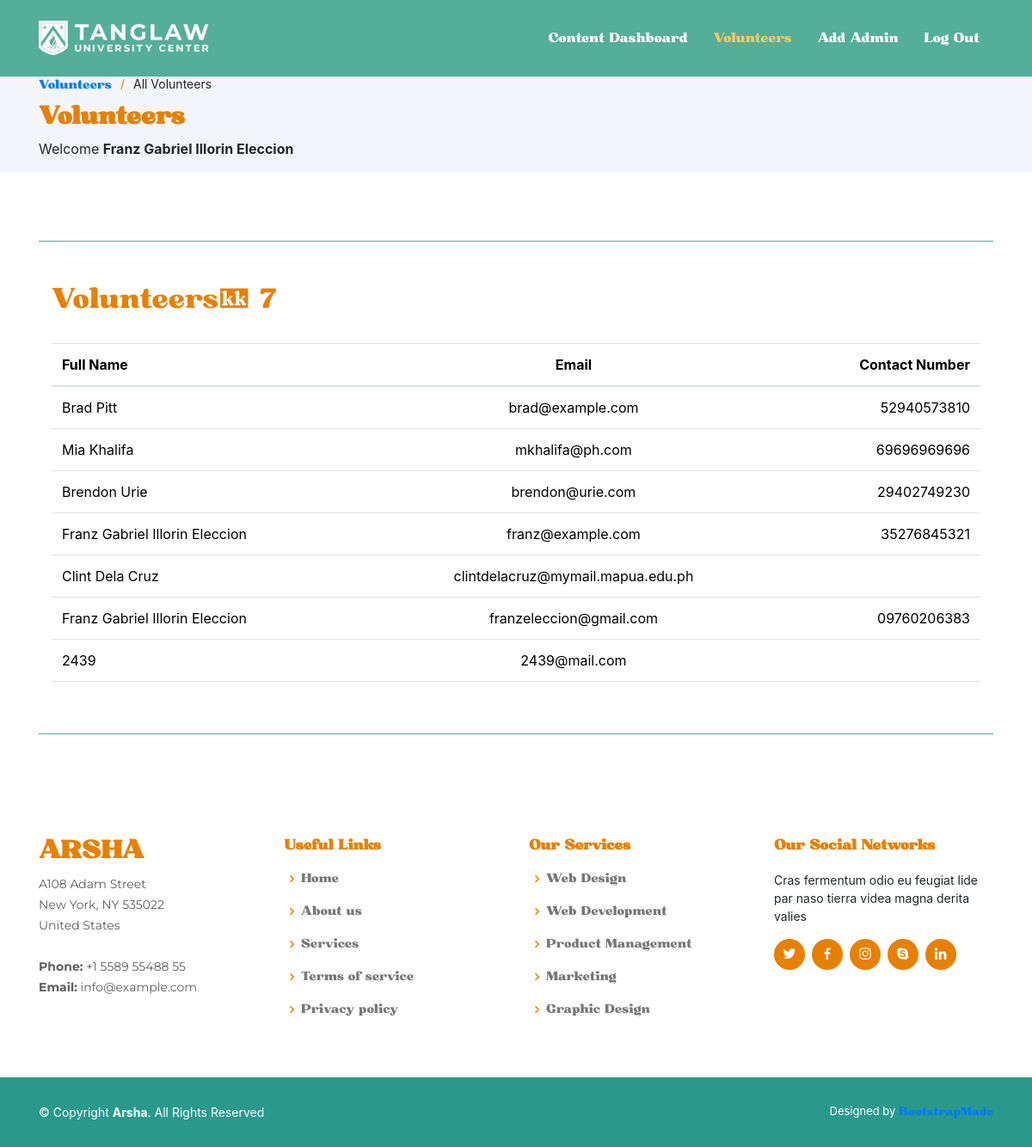
Screenshot of /admin/event-volunteers.php?id=0 (signed in) with the database file from the repository.
### tables this page shows
CREATE TABLE `volunteers` (
  `volunteer_id` int(11) NOT NULL,
  `full_name` varchar(128) NOT NULL,
  `email` varchar(255) NOT NULL,
  `username` varchar(128) NOT NULL,
  `password` varchar(255) NOT NULL,
  `contact` varchar(11) DEFAULT NULL
);

### admin/event-volunteers.php (the view, shortened to what this page needs)
<?php
    if (!isset($_SESSION["admin"])) {
        header("Location: ../authentication/adminLogin.php");
    }  else {
        $admin = $_SESSION["admin"];
        $admin_fullname = $admin["admin_fullname"];
    }
?>
<!DOCTYPE html>
<html lang="en">
<head>
  <link href="../assets/vendor/aos/aos.css" rel="stylesheet">
  <link href="../assets/vendor/bootstrap/css/bootstrap.min.css" rel="stylesheet">
  <link href="../assets/vendor/bootstrap-icons/bootstrap-icons.css" rel="stylesheet">
  <link href="../assets/vendor/boxicons/css/boxicons.min.css" rel="stylesheet">
  <link href="../assets/vendor/glightbox/css/glightbox.min.css" rel="stylesheet">
  <link href="../assets/vendor/remixicon/remixicon.css" rel="stylesheet">
  <link href="../assets/vendor/swiper/swiper-bundle.min.css" rel="stylesheet">
  <link rel="stylesheet" href="https://stackpath.bootstrapcdn.com/bootstrap/4.5.2/css/bootstrap.min.css">
  <link href="../assets/css/style.css" rel="stylesheet">
  <link href="../assets/css/font.css" rel="stylesheet">
  <link rel="stylesheet" href="https://stackpath.bootstrapcdn.com/bootstrap/4.5.2/css/bootstrap.min.css">
</head>
<?php
    require_once("../db-connector.php");
    $event_id = $_GET['id'];
    $event_name = $_GET['event'];
?>
<body>
  <header id="header" class="fixed-top header-inner-pages">
    <div class="container d-flex align-items-center">
    <a href="adminHome.php" class="logo me-auto"><img src="../assets/img/logo.png" alt="" class="img-fluid"></a>
      <nav id="navbar" class="navbar">
        <ul>
            <li><a class="nav-link scrollto" href="adminHome.php">Content Dashboard</a></li>
            <li><a class="nav-link scrollto active" href="userDashboard.php">Volunteers</a></li>
            <li><a class="nav-link scrollto" href="addAdmin.php">Add Admin</a></li>
            <li><a class="nav-link scrollto" href="../authentication/logout.php">Log Out</a></li>
        </ul>
      </nav>
    </div>
  </header>
  <main id="main">
    <section id="breadcrumbs" class="breadcrumbs">
      <div class="container">
      <ol>
        <li><a href="userDashboard.php">Volunteers</a></li>
        <li>All Volunteers</li>
      </ol>
        <h2 class="header-text-2">Volunteers</h2>
        <?php
            echo "Welcome <b>".$admin_fullname."</b>";
        ?>
      </div>
    </section>
    <section class="inner-page">
      <div class="container">
      <div class="line"></div>
    <div class="container table-container">
<br>
<br>
<?php
    $all_volunteers = array();
    if($event_id==0){
            $query = "SELECT * FROM volunteers";
            $stmt = $pdo_obj->prepare($query);
            $stmt->execute();
            $all_volunteers = [];
             while ($volunteer = $stmt->fetch(PDO::FETCH_ASSOC)) {
                $all_volunteers[] = $volunteer;
            }
    }
    $numVolunteers = count($all_volunteers);
?>
  <div class="d-flex justify-content-between align-items-center">
    <h2 style="color:#e78000"> <?php echo $event_name ?> Volunteers: <?php echo $numVolunteers ?></h2>
  </div>
  <br>
  <table style="margin-bottom:60px;" class="table">
    <thead>
      <tr>
        <th>Full Name</th>
        <th style="text-align: center;">Email</th>
        <th style="text-align: right;">Contact Number</th>
      </tr>
    </thead>
    <tbody>
    <?php
    foreach ($all_volunteers  as $volunteer): ?>
        <tr>
          <td><?php echo $volunteer['full_name']; ?></td>
          <td style="text-align: center;"><?php echo $volunteer['email']; ?></td>
          <td style="text-align: right;"><?php echo $volunteer['contact']; ?></td>
        </tr>
      <?php endforeach; ?>
    </tbody>
  </table>
</div>
      <div class="line"></div>
      </div>
    </section>
  </main>
  <footer id="footer">
    <div class="footer-top">
      <div class="container">
        <div class="row">
          <div class="col-lg-3 col-md-6 footer-contact">
            <h3>Arsha</h3>
            <p>
              A108 Adam Street <br>
              New York, NY 535022<br>
              United States <br><br>
              <strong>Phone:</strong> +1 5589 55488 55<br>
              <strong>Email:</strong> info@example.com<br>
            </p>
          </div>
          <div class="col-lg-3 col-md-6 footer-links">
            <h4>Useful Links</h4>
            <ul>
              <li><i class="bx bx-chevron-right"></i> <a href="#">Home</a></li>
              <li><i class="bx bx-chevron-right"></i> <a href="#">About us</a></li>
              <li><i class="bx bx-chevron-right"></i> <a href="#">Services</a></li>
              <li><i class="bx bx-chevron-right"></i> <a href="#">Terms of service</a></li>
              <li><i class="bx bx-chevron-right"></i> <a href="#">Privacy policy</a></li>
            </ul>
          </div>
          <div class="col-lg-3 col-md-6 footer-links">
            <h4>Our Services</h4>
            <ul>
              <li><i class="bx bx-chevron-right"></i> <a href="#">Web Design</a></li>
              <li><i class="bx bx-chevron-right"></i> <a href="#">Web Development</a></li>
              <li><i class="bx bx-chevron-right"></i> <a href="#">Product Management</a></li>
              <li><i class="bx bx-chevron-right"></i> <a href="#">Marketing</a></li>
              <li><i class="bx bx-chevron-right"></i> <a href="#">Graphic Design</a></li>
            </ul>
          </div>
          <div class="col-lg-3 col-md-6 footer-links">
            <h4>Our Social Networks</h4>
            <p>Cras fermentum odio eu feugiat lide par naso tierra videa magna derita valies</p>
            <div class="social-links mt-3">
              <a href="#" class="twitter"><i class="bx bxl-twitter"></i></a>
              <a href="#" class="facebook"><i class="bx bxl-facebook"></i></a>
              <a href="#" class="instagram"><i class="bx bxl-instagram"></i></a>
              <a href="#" class="google-plus"><i class="bx bxl-skype"></i></a>
              <a href="#" class="linkedin"><i class="bx bxl-linkedin"></i></a>
            </div>
          </div>
        </div>
      </div>
    </div>
    <div class="container footer-bottom clearfix">
      <div class="copyright">
        &copy; Copyright <strong><span>Arsha</span></strong>. All Rights Reserved
      </div>
      <div class="credits">
        Designed by <a href="https://bootstrapmade.com/">BootstrapMade</a>
      </div>
    </div>
  </footer>
</body>
</html>

### assets/css/style.css (style rules this page uses)
body { font-family: "Montserrat"; color: #444444; }
a { color: #e78000; text-decoration: none; font-family: "Bugaki"; }
h1, h2, h3, h4, h5, h6 { font-family: "Bugaki"; }
#header { transition: all 0.5s; z-index: 997; padding: 15px 0; }
#header.header-scrolled, #header.header-inner-pages { background: rgba(67, 166, 141, 0.9); }
#header .logo { font-size: 30px; margin: 0; padding: 0; line-height: 1; font-weight: 500; letter-spacing: 2px; text-transform: uppercase; }
#header .logo img { max-height: 40px; }
.navbar { padding: 0; }
.navbar ul { margin: 0; padding: 0; display: flex; list-style: none; align-items: center; }
.navbar li { position: relative; }
.navbar a, .navbar a:focus { display: flex; align-items: center; justify-content: space-between; padding: 10px 0 10px 30px; font-size: 15px; font-weight: 500; color: #fff; white-space: nowrap; transition: 0.3s; }
.navbar a:hover, .navbar .active, .navbar .active:focus, .navbar li:hover>a { color: #ffc95b; }
section { padding: 60px 0; overflow: hidden; }
.breadcrumbs { padding: 15px 0; background: #f3f5fa; min-height: 40px; margin-top: 72px; }
.breadcrumbs h2 { font-size: 28px; font-weight: 600; color: #e78000; }
.breadcrumbs ol { display: flex; flex-wrap: wrap; list-style: none; padding: 0 0 10px 0; margin: 0; font-size: 14px; }
.breadcrumbs ol li+li { padding-left: 10px; }
.breadcrumbs ol li+li::before { display: inline-block; padding-right: 10px; color: #e78000; content: "/"; }
#footer { font-size: 14px; background: #2a998b; }
#footer .footer-top { padding: 60px 0 30px 0; background: #fff; }
#footer .footer-top .footer-contact { margin-bottom: 30px; }
#footer .footer-top .footer-contact h3 { font-size: 28px; margin: 0 0 10px 0; padding: 2px 0 2px 0; line-height: 1; text-transform: uppercase; font-weight: 600; color: #e78000; }
#footer .footer-top .footer-contact p { font-size: 14px; line-height: 24px; margin-bottom: 0; font-family: "Montserrat"; color: #5e5e5e; }
#footer .footer-top h4 { font-size: 16px; font-weight: bold; color: #e78000; position: relative; padding-bottom: 12px; }
#footer .footer-top .footer-links { margin-bottom: 30px; }
#footer .footer-top .footer-links ul { list-style: none; padding: 0; margin: 0; }
#footer .footer-top .footer-links ul i { padding-right: 2px; color: #e78000; font-size: 18px; line-height: 1; }
#footer .footer-top .footer-links ul li { padding: 10px 0; display: flex; align-items: center; }
#footer .footer-top .footer-links ul li:first-child { padding-top: 0; }
#footer .footer-top .footer-links ul a { color: #777777; transition: 0.3s; display: inline-block; line-height: 1; }
#footer .footer-top .social-links a { font-size: 18px; display: inline-block; background: #e78000; color: #fff; line-height: 1; padding: 8px 0; margin-right: 4px; border-radius: 50%; text-align: center; width: 36px; height: 36px; transition: 0.3s; }
#footer .footer-bottom { padding-top: 30px; padding-bottom: 30px; color: #fff; }
#footer .copyright { float: left; }
#footer .credits { float: right; font-size: 13px; }
#footer .credits a { transition: 0.3s; }
.line { margin-top: 20px; border-top: 1px solid rgba(67, 166, 141, 0.9); }

### rows the page displays
volunteers: full_name "Brad Pitt", email "brad@example.com", contact "52940573810"
volunteers: full_name "Mia Khalifa", email "mkhalifa@ph.com", contact "69696969696"
volunteers: full_name "Brendon Urie", email "brendon@urie.com", contact "29402749230"
volunteers: full_name "Franz Gabriel Illorin Eleccion", email "franz@example.com", contact "35276845321"
volunteers: full_name "Clint Dela Cruz", email "clintdelacruz@mymail.mapua.edu.ph"
volunteers: full_name "Franz Gabriel Illorin Eleccion", email "franzeleccion@gmail.com", contact "09760206383"
volunteers: full_name "2439", email "2439@mail.com"

### other values shown
$admin_fullname "Franz Gabriel Illorin Eleccion"
$numVolunteers "7"
